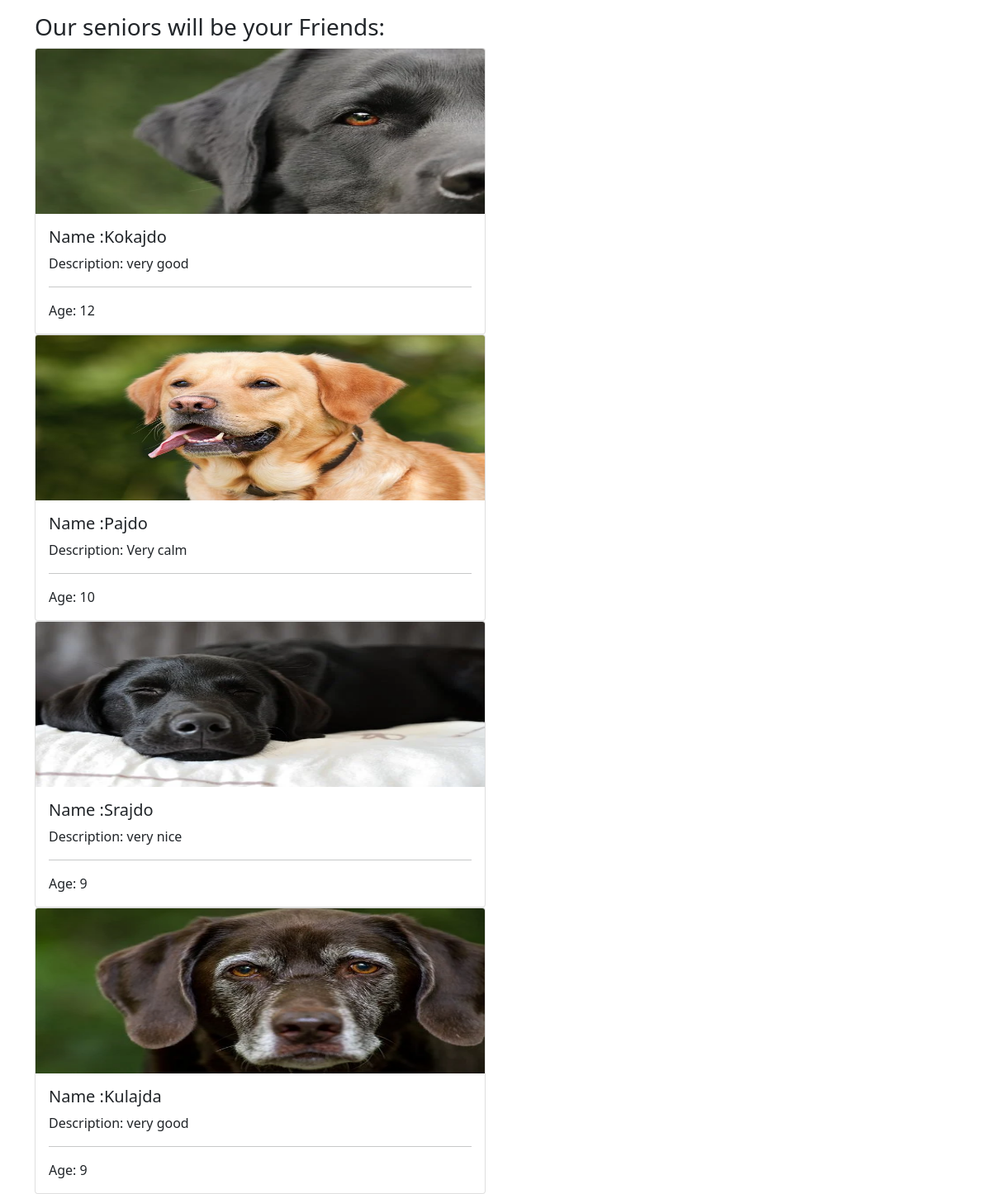
The app's page /animals/senior.php with its own data.
### tables this page shows
CREATE TABLE `animals` (
  `id_a` int(11) NOT NULL,
  `name` varchar(255) NOT NULL,
  `description` varchar(255) NOT NULL,
  `breed` varchar(255) NOT NULL,
  `hobbies` varchar(255) NOT NULL,
  `size` varchar(255) NOT NULL,
  `age` int(20) NOT NULL,
  `live_at` varchar(255) NOT NULL,
  `picture` varchar(255) DEFAULT NULL
);

### animals/senior.php (the view, shortened to what this page needs)
<?php
require_once '../components/db_connect.php';
    $query = "SELECT * FROM animals WHERE age > 8 ORDER BY age DESC "; ;
    $tbody = "";
    $result = mysqli_query($connect, $query);
    if(mysqli_num_rows($result)>0){
      while($row = mysqli_fetch_assoc($result)){
        $tbody .="
        <div class=col>
    <div class=card>
  <img src='../pictures/" . $row['picture'] . "' class= card-img-top width = 300px height = 200px >
  <div class=card-body>
    <h5 class=card-title>Name :" . $row['name'] . "</h5>
    <p class=card-text>Description: " . $row['description'] . "</p>
    <hr>
    <p class=card-text>Age: " . $row['age'] . "</p>
  </div>
</div>
      ";
    }
}
    ?>
<!DOCTYPE html>
<html lang="en">
<head>
    <link href="https://cdn.jsdelivr.net/npm/bootstrap@5.1.3/dist/css/bootstrap.min.css" rel="stylesheet">
</head>
<body>
<div class="container mt-3">
<h3 class = mt-3>Our seniors will be your Friends:</h3>
<div class="row row-cols-4 row-cols-md-2 g-4">
<?php echo $tbody ?>
</div>
</div>
</body>
</html>

### records on screen
animals: picture (picture), name "Kokajdo", description "very good", age "12"
animals: picture (picture), name "Pajdo", description "Very calm", age "10"
animals: picture (picture), name "Srajdo", description "very nice", age "9"
animals: picture (picture), name "Kulajda", description "very good", age "9"
